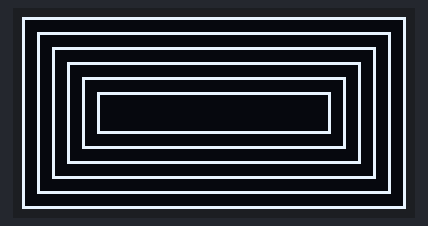
Simulated run of this program. Board: ESP32 board running MicroPython. On the bench: 128×64 one-colour display. At 0.2 s the program stops and its outputs stay as they are.

Above: at 0.2 s.

The program:

SSD1306_frames.py
```python
# SSD1306_frames.py

from machine import Pin, I2C
import ssd1306

i2c = I2C(-1,scl=Pin(22),sda=Pin(21))
oled_width = 128
oled_height = 64
oled = ssd1306.SSD1306_I2C(oled_width, oled_height, i2c)

for n in [0,5,10,15,20,25]:
  oled.hline(n, n, oled_width-1-2*n, 1-2*n)
  oled.hline(n, oled_height-1-n, oled_width-1-2*n, 1-2*n)
  oled.vline(n, n, oled_height-1-2*n, 1-2*n)
  oled.vline(oled_width-1-n, n, oled_height-2*n, 1-2*n)
  oled.show()
```
